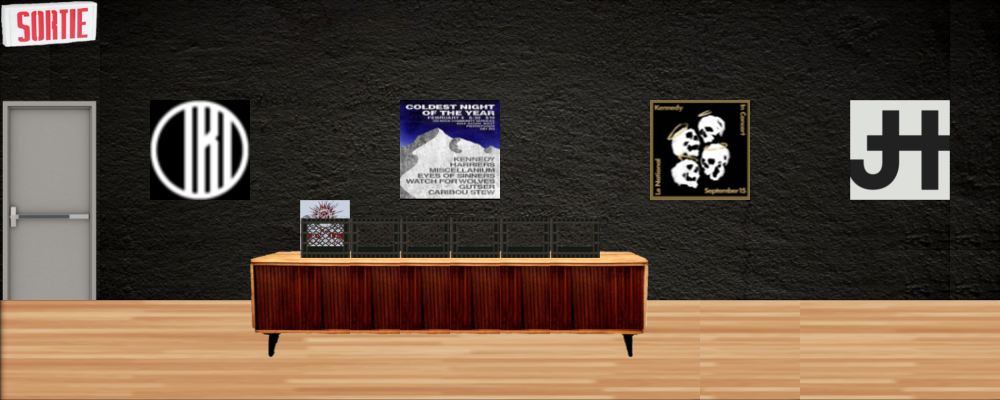

The image is a tile-based game level rendered from a .tmx file. Its description and complete source (layers, tilesets, objects, tile grids) follow:
An orthogonal 20x8 tile map with 50x50 px tiles, 3 tile layers (background, blockedLayer, frontLayer).

<map version="1.0" orientation="orthogonal" renderorder="right-down" width="20" height="8" tilewidth="50" tileheight="50" nextobjectid="1">
 <tileset firstgid="1" name="heavy room" tilewidth="50" tileheight="50" tilecount="320" columns="20">
  <image source="../images/heavy_room_tiles.png" width="1008" height="824" />
 </tileset>
 <layer name="background" width="20" height="8">
  <data encoding="csv">
223,223,223,224,225,226,227,228,229,230,231,232,233,234,235,236,237,238,239,239,
243,243,243,244,245,246,247,248,249,250,251,252,253,254,255,256,257,258,259,259,
263,263,263,65,66,266,267,268,68,69,271,272,273,32,33,276,277,35,36,279,
283,283,283,85,86,286,287,288,88,89,291,292,293,52,53,296,297,55,56,299,
303,303,303,304,305,306,99,308,309,310,311,312,313,314,315,316,317,318,319,319,
303,303,303,304,305,306,307,308,309,310,311,312,313,314,315,316,317,318,319,319,
61,61,61,61,61,61,61,61,61,61,61,61,61,61,61,0,61,61,61,61,
61,61,61,61,61,61,61,61,61,61,61,61,61,61,61,0,61,61,61,61
</data>
 </layer>
 <layer name="blockedLayer" width="20" height="8" opacity="0.97">
  <data encoding="csv">
0,0,0,0,0,0,0,0,0,0,0,0,0,0,0,0,0,0,0,0,
0,0,0,0,0,0,0,0,0,0,0,0,0,0,0,0,0,0,0,0,
102,103,0,0,0,0,0,0,0,0,0,0,0,0,0,0,0,0,0,0,
122,123,0,0,0,0,0,0,0,0,0,0,0,0,0,0,0,0,0,0,
142,143,0,0,0,0,0,0,0,0,0,0,0,0,0,0,0,0,0,0,
162,163,0,0,0,0,0,0,0,0,0,0,0,0,0,0,0,0,0,0,
165,166,167,168,169,170,171,172,173,174,175,176,177,178,177,178,175,176,177,178,
185,186,187,188,189,190,191,192,193,194,195,196,197,198,197,198,195,196,197,198
</data>
 </layer>
 <layer name="frontLayer" width="20" height="8">
  <data encoding="csv">
96,97,0,0,0,0,0,0,0,0,0,0,0,0,0,0,0,0,0,0,
0,0,0,0,0,0,0,0,0,0,0,0,0,0,0,0,0,0,0,0,
0,0,0,0,0,0,0,0,0,0,0,0,0,0,0,0,0,0,0,0,
0,0,0,0,0,0,0,0,0,0,0,0,0,0,0,0,0,0,0,0,
0,0,0,0,0,0,73,73,73,73,73,73,0,0,0,0,0,0,0,0,
0,0,0,0,0,92,93,93,93,93,93,93,94,0,0,0,0,0,0,0,
0,0,0,0,0,112,113,113,113,113,113,113,114,78,78,0,0,0,0,0,
0,0,0,0,0,132,133,0,0,0,0,0,134,98,98,0,0,0,0,0
</data>
 </layer>
</map>